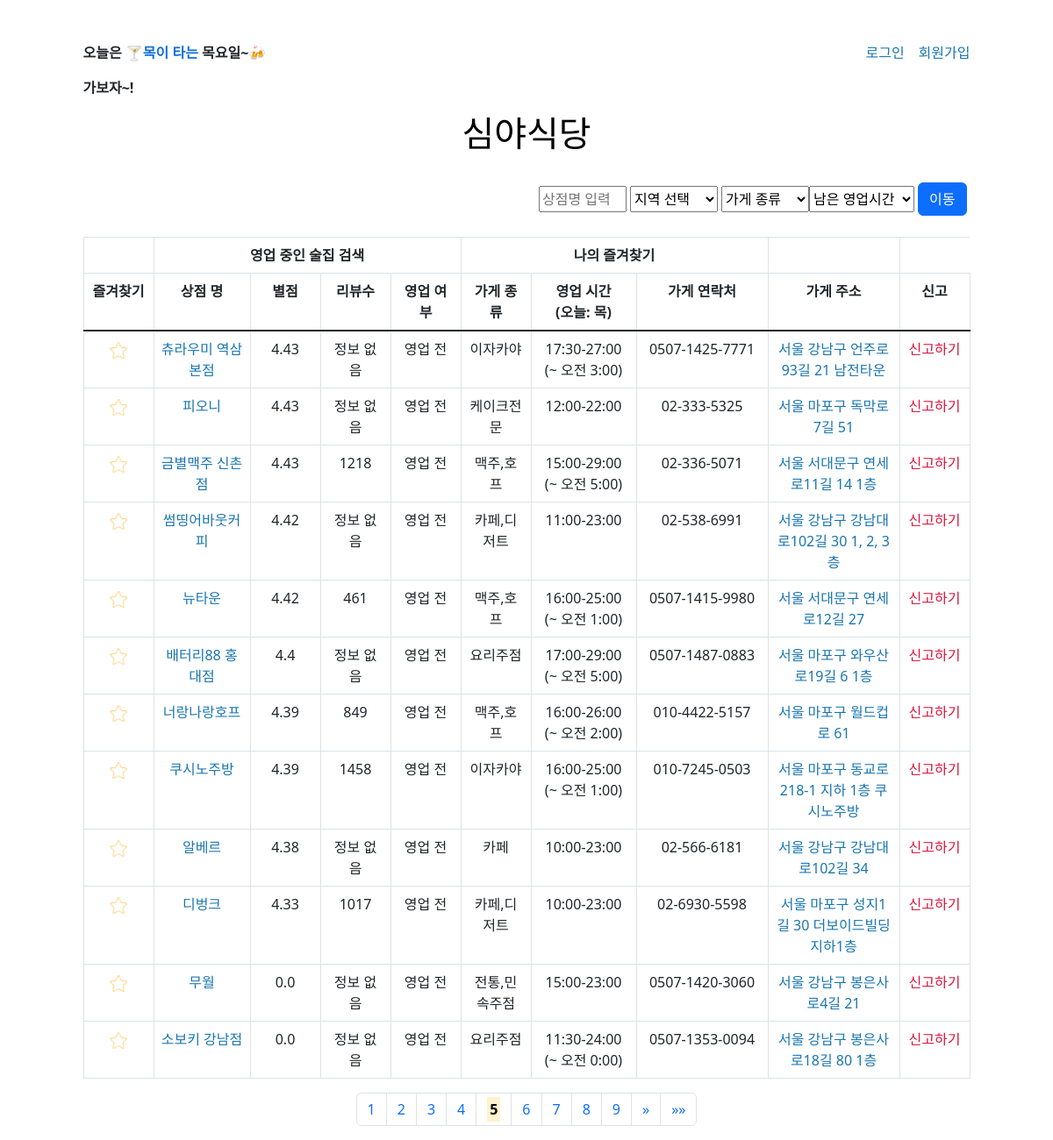
Screenshot of /?search=&area=&type=&timefromnow=0&page=5 with the database file from the repository.
### models.py (models this page shows, shortened)
class Place(db.Model):
    __tablename__ = 'place'
    id                   = db.Column(db.Integer, primary_key = True)
    type_code            = db.Column(db.String(32), db.ForeignKey('typecode.id'))
    name                 = db.Column(db.String(64), nullable=False)
    type                 = db.Column(db.String(64), nullable=False)
    star_rating          = db.Column(db.String(64))
    review_total         = db.Column(db.String(64))
    address_si           = db.Column(db.String(64), nullable=False)
    address_gu           = db.Column(db.String(64), nullable=False)
    address_lo           = db.Column(db.String(64), nullable=False)
    address_detail       = db.Column(db.String(64))
    contact              = db.Column(db.String(64))
    lat                  = db.Column(db.String(64))
    lng                  = db.Column(db.String(64))
    naver_place_id       = db.Column(db.String(64), nullable=False)
    place_url            = db.Column(db.String(64))
    road_url             = db.Column(db.String(64))
    mon_opening_hours    = db.Column(db.String(64))
    mon_last_order_time  = db.Column(db.String(64))
    tue_opening_hours    = db.Column(db.String(64))
    tue_last_order_time  = db.Column(db.String(64))
    wed_opening_hours    = db.Column(db.String(64))
    wed_last_order_time  = db.Column(db.String(64))
    thu_opening_hours    = db.Column(db.String(64))
    thu_last_order_time  = db.Column(db.String(64))
    fri_opening_hours    = db.Column(db.String(64))
    fri_last_order_time  = db.Column(db.String(64))
    sat_opening_hours    = db.Column(db.String(64))
    sat_last_order_time  = db.Column(db.String(64))
    sun_opening_hours    = db.Column(db.String(64))
    sun_last_order_time  = db.Column(db.String(64))
    created_at           = db.Column(db.String(64))
    place_R = db.relationship('UserLike')

### app.py (the view, shortened to what this page needs)
@app.route('/')
def home():
    today_yoil_kor = yoil()[0]
    today_yoil_eng = yoil()[1]
    timenow        = time()
    types          = ['맥주,호프', '술집', '포장마차', '이자카야', '요리주점', '오뎅,꼬치', '전통,민속주점', '와인', '바(BAR)']
    search      = request.args.get('search',      default='', type=str)
    area        = request.args.get('area',        default='', type=str)
    type        = request.args.get('type',        default='', type=str)
    timefromnow = request.args.get('timefromnow', default= 0, type=int)
    page        = request.args.get('page',        default= 1, type=int)
    areas = [] #? index.html option으로 사용
    for dong in dict_area_kor_to_eng:
        areas.append(dong)
    if area: #? shopdata = load_csv(f"./csv/{area_k_to_e[area]}_processed.csv")
        places = Place.query.filter(Place.area == dict_area_kor_to_eng[area]).all()
    else:
        places = Place.query.all()
    shopdata = []
    for place in places:
        shopdata.append({
                        'uuid'               : place.id,
                        'type_code'          : place.type_code,
                        'name'               : place.name,
                        'type'               : place.type,
                        'star_rating'        : place.star_rating,
                        'address_si'         : place.address_si,
                        'address_gu'         : place.address_gu,
                        'address_lo'         : place.address_lo,
                        'address_detail'     : place.address_detail,
                        'contact'            : place.contact,
                        'lat'                : place.lat,
                        'lng'                : place.lng,
                        'naver_place_id'     : place.naver_place_id,
                        'place_url'          : place.place_url,
                        'road_url'           : place.road_url,
                        'review_total'       : place.review_total,
                        'mon_opening_hours'  : place.mon_opening_hours,
                        'mon_last_order_time': place.mon_last_order_time,
                        'tue_opening_hours'  : place.tue_opening_hours,
                        'tue_last_order_time': place.tue_last_order_time,
                        'wed_opening_hours'  : place.wed_opening_hours,
                        'wed_last_order_time': place.wed_last_order_time,
                        'thu_opening_hours'  : place.thu_opening_hours,
                        'thu_last_order_time': place.thu_last_order_time,
                        'fri_opening_hours'  : place.fri_opening_hours,
                        'fri_last_order_time': place.fri_last_order_time,
                        'sat_opening_hours'  : place.sat_opening_hours,
                        'sat_last_order_time': place.sat_last_order_time,
                        'sun_opening_hours'  : place.sun_opening_hours,
                        'sun_last_order_time': place.sun_last_order_time,
                        'created_at'         : place.created_at,
                        })
    if search:
        shopdata = [shop for shop in shopdata if search in shop['name']]
    if type:
        shopdata = [shop for shop in shopdata if type == shop['type']]
    for shop in shopdata:
        shop_time = shop[f"{today_yoil_eng}_opening_hours"]
        if shop_time in [NULL, '휴무', '정보없음', '정보 없음']:
            shop['status'] = NULL
        else:
            shop_open_time  = int(shop_time[:2]) * 100 + int(shop_time[3:5])
            shop_close_time = int(shop_time[-5:-3]) * 100 + int(shop_time[-2:])
            timenow_int = timenow[0] * 100 + timenow[1]
            if timenow_int < shop_open_time:
                shop['status'] = '영업 전'
            elif timenow_int <= shop_close_time:
                shop['status'] = '영업 중'
            else:
                shop['status'] = '영업 종료'
            if shop_close_time >= 2400:
                shop[f"{today_yoil_eng}_opening_hours"] = shop_time + f'\n(~ 오전 {str(int(shop_time[-5:-3])-24)}:{shop_time[-2:]})'
    pagemaker = Pagination(shopdata, page)
    shopdata = sorted(shopdata, key= itemgetter('star_rating'), reverse=True)
    print(current_user)
    return render_template("index.html", today_yoil_eng = today_yoil_eng, today_yoil_kor = today_yoil_kor, timenow = timenow, NULL = NULL,
                           areas = areas, types = types, search = search, area=area, type = type, timefromnow = timefromnow,
                           shopdata = shopdata[pagemaker.start_index : pagemaker.end_index + 1],
                           page = page, total_page = pagemaker.total_page,
                           pagination_start = pagemaker.pagination_start,
                           pagination_end = pagemaker.pagination_end,
                           move_page_front = pagemaker.move_page_front,
                           move_page_back = pagemaker.move_page_back,
                           current_user = current_user)

### app.py (called while the page is built)
def yoil(): #! 오늘이 무슨 요일인지 구하는 함수 return (한글 요일, 영어 요일)
    today = datetime.today().weekday()
    yoil_arr_kor = ['월','화','수','목','금','토','일']
    yoil_arr_eng = ['mon','tue','wed','thu','fri','sat','sun']
    return yoil_arr_kor[today], yoil_arr_eng[today]

def time(): #! 지금이 몇신지 구하는 함수 return (시간, 분)
    now = datetime.now()
    return now.hour, now.minute

### templates/index.html (shortened to what this page needs)
<!DOCTYPE html>
<html lang="en">
<head>
    <link href="https://cdn.jsdelivr.net/npm/bootstrap@5.3.0/dist/css/bootstrap.min.css" rel="stylesheet"
>
</head>
<body class="d-flex justify-content-center">
    <div>
        <div class="d-flex justify-content-between mt-5">
            {% include 'today_description_div.html' %}
            {% if current_user.is_authenticated %}
                {% include 'logout_div.html' %}
            {% else %}
                {% include 'login_register_div.html' %}
            {% endif %}
        </div>
        <h1 class="center"><a href="/" style="color: black;">심야식당</a></h1>
        <br>
        <form method="get">
            <div class="d-flex justify-content-end">
                {% if search %}
                    <input type="text" name="search" value="{{ search }}" style="width: 100px; height: 30px; margin-top: 4px">
                {% else %}
                    <input type="text" name="search" placeholder="상점명 입력" style="width: 100px; height: 30px; margin-top: 4px">
                {% endif %}
                <select name="area" class="mx-1" style="width: 100px; height: 30px; margin-top: 4px">
                    <div>
                        {% if area %}
                            <option value="{{ area }}" selected hidden>{{ area }}</option>
                        {% else %}
                            <option value="" selected disabled hidden>지역 선택</option>
                        {% endif %}
                    </div>
                </select>
                <select name="type" style="width: 100px; height: 30px; margin-top: 4px">
                    <div>
                        {% if type %}
                            <option value="{{ type }}" selected hidden>{{ type }}</option>
                        {% else %}
                            <option value="{{ type }}" selected disabled hidden>가게 종류</option>
                        {% endif %}
                    </div>
                </select>
                <select name="timefromnow" style="width: 120px; height: 30px; margin-top: 4px">
                    <div>
                        {% if timefromnow %}
                            <option value="{{ timefromnow }}" selected hidden>{{ timefromnow }}시간 이상</option>
                        {% else %}
                            <option value="" selected disabled hidden>남은 영업시간</option>
                        {% endif %}
                    </div>
                </select>
                <input type="submit" value="이동" class="btn btn-primary mx-1" >
            </div>
        </form>
        <br>
        <div>
            <table class="table table-bordered">
                <thead>
                    <tr>
                        <th scope="col" id="" colspan="1"></th>
                        <th scope="col" id="open_shop_li" colspan="4">영업 중인 술집 검색</th>
                        <th scope="col" id="favorite_shop" colspan="3">나의 즐겨찾기</th>
                        <th scope="col" id="" colspan="1"></th>
                    </tr>
                </thead>
                <tr>
                    <th scope="col" width="80">즐겨찾기</th>
                    <th scope="col" width="110">상점 명</th>
                    <th scope="col" width="80">별점</th>
                    <th scope="col" width="80">리뷰수</th>
                    <th scope="col" width="80">영업 여부</th>
                    <th scope="col" width="80">가게 종류</th>
                    <th scope="col" width="120">영업 시간<br>(오늘: {{ today_yoil_kor }})</th>
                    <th scope="col" width="150">가게 연락처</th>
                    <th scope="col" width="150">가게 주소</th>
                    <th scope="col" width="80">신고</th>
                </tr>
                <tbody class="table-group-divider">
                    {% for i in range(shopdata | length) %}
                    {% set shop = shopdata[i] %}
                        <tr>
                            <td><img class="star" id="star_{{ i }}" src="./static/IMG/star/empty_yellow_star.png" alt="star_{{ i }}" width="20" style="cursor: pointer;"></td>
                            <td><a href="{{ shop.place_url }}" target="_blank">{{ shop.name }}</a></td>
                            <td>{{ shop.star_rating }}</td>
                            <td>{{ shop.review_total }}</td>
                            <td>{{ shop.status }}</td>
                            <td>{{ shop.type }}</td>
                            <td>{{ shop[today_yoil_eng + "_opening_hours"] }}</td>
                            <td>{{ shop.contact }}</td>
                            <td><a href="{{ shop.road_url }}" target="_blank" >{{ shop.address_si }} {{ shop.address_gu }} {{ shop.address_lo }} {{ shop.address_detail }}</a></td>
                            <td><a style="color: crimson" href="/singo?area={{ shop.address_si }}&name={{ shop.name }}" target="_blank">신고하기</a></td>
                        </tr>
                    {% endfor %}
                </tbody>
            </table>
        </div>
        <nav aria-label="Page navigation example">
            <ul class="pagination" style="justify-content : center;">
                {% for p in range(pagination_start, pagination_end+1) %}
                    <li class="page-item"><a class="page-link" href='/?search={{ search }}&area={{ area }}&type={{ type }}&timefromnow={{ timefromnow }}&page={{ p }}'>
                        {% if page == p %}
                            <strong><mark>
                                {% endif %}
                                {{ p }}
                                {% if page == p %}
                            </strong></mark>
                        {% endif %}
                    </a></li>
                {% endfor %}
                {% if move_page_back %}
                    <li class="page-item"><a class="page-link" href='/?search={{ search }}&area={{ area }}&type={{ type }}&timefromnow={{ timefromnow }}&page={{ page+5 }}'><span aria-hidden="true">&raquo;</span></a></li>
                    <li class="page-item"><a class="page-link" href='/?search={{ search }}&area={{ area }}&type={{ type }}&timefromnow={{ timefromnow }}&page={{ total_page }}'><span aria-hidden="true">&raquo;&raquo;</span></a></li>
                {% endif %}
            </ul>
        </nav>
    </div>
</body>
</html>

### templates/index.html (style rules this page uses)
body { text-align: center; }
a { color: rgb(26, 118, 176); text-decoration: none; }

### rows the page displays
Place: name "츄라우미 역삼본점", star_rating "4.43", review_total "정보 없음", type "이자카야", contact "0507-1425-7771", address_si "서울", address_gu "강남구", address_lo "언주로93길", address_detail "21 남전타운"
Place: name "피오니", star_rating "4.43", review_total "정보 없음", type "케이크전문", thu_opening_hours "12:00-22:00", contact "02-333-5325", address_si "서울", address_gu "마포구", address_lo "독막로7길", address_detail "51"
Place: name "금별맥주 신촌점", star_rating "4.43", review_total "1218", type "맥주,호프", contact "02-336-5071", address_si "서울", address_gu "서대문구", address_lo "연세로11길", address_detail "14 1층"
Place: name "썸띵어바웃커피", star_rating "4.42", review_total "정보 없음", type "카페,디저트", thu_opening_hours "11:00-23:00", contact "02-538-6991", address_si "서울", address_gu "강남구", address_lo "강남대로102길", address_detail "30 1, 2, 3층"
Place: name "뉴타운", star_rating "4.42", review_total "461", type "맥주,호프", contact "0507-1415-9980", address_si "서울", address_gu "서대문구", address_lo "연세로12길", address_detail "27"
Place: name "배터리88 홍대점", star_rating "4.4", review_total "정보 없음", type "요리주점", contact "0507-1487-0883", address_si "서울", address_gu "마포구", address_lo "와우산로19길", address_detail "6 1층"
Place: name "너랑나랑호프", star_rating "4.39", review_total "849", type "맥주,호프", contact "010-4422-5157", address_si "서울", address_gu "마포구", address_lo "월드컵로", address_detail "61"
Place: name "쿠시노주방", star_rating "4.39", review_total "1458", type "이자카야", contact "010-7245-0503", address_si "서울", address_gu "마포구", address_lo "동교로", address_detail "218-1 지하 1층 쿠시노주방"
Place: name "알베르", star_rating "4.38", review_total "정보 없음", type "카페", thu_opening_hours "10:00-23:00", contact "02-566-6181", address_si "서울", address_gu "강남구", address_lo "강남대로102길", address_detail "34"
Place: name "디벙크", star_rating "4.33", review_total "1017", type "카페,디저트", thu_opening_hours "10:00-23:00", contact "02-6930-5598", address_si "서울", address_gu "마포구", address_lo "성지1길", address_detail "30 더보이드빌딩 지하1층"
Place: name "무월", star_rating "0.0", review_total "정보 없음", type "전통,민속주점", thu_opening_hours "15:00-23:00", contact "0507-1420-3060", address_si "서울", address_gu "강남구", address_lo "봉은사로4길", address_detail "21"
Place: name "소보키 강남점", star_rating "0.0", review_total "정보 없음", type "요리주점", contact "0507-1353-0094", address_si "서울", address_gu "강남구", address_lo "봉은사로18길", address_detail "80 1층"

### other values shown
{{ today_yoil_kor }} "목"
{{ shop.status }} "영업 전" "영업 전" "영업 전" "영업 전" "영업 전" "영업 전" "영업 전" "영업 전" "영업 전" "영업 전" "영업 전" "영업 전"
{{ shop[today_yoil_eng + "_opening_hours"] }} "17:30-27:00 (~ 오전 3:00)" "15:00-29:00 (~ 오전 5:00)" "16:00-25:00 (~ 오전 1:00)" "17:00-29:00 (~ 오전 5:00)" "16:00-26:00 (~ 오전 2:00)" "16:00-25:00 (~ 오전 1:00)" "11:30-24:00 (~ 오전 0:00)"
{{ p }} "1" "2" "3" "4" "5" "6" "7" "8" "9"
